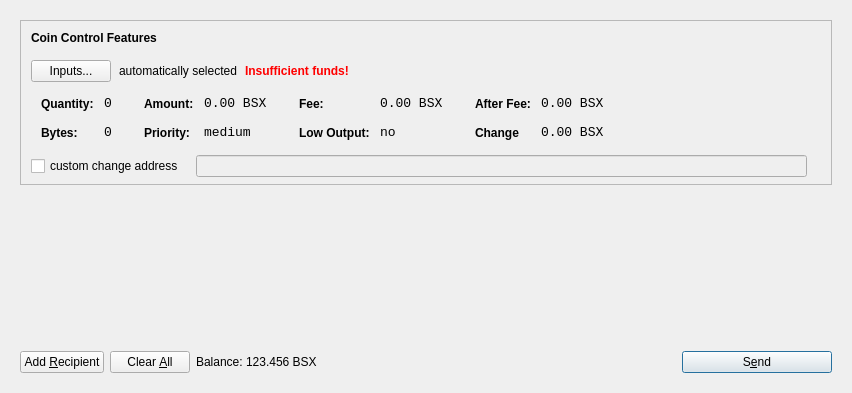
<?xml version="1.0" encoding="UTF-8"?>
<ui version="4.0">
 <class>SendCoinsDialog</class>
 <widget class="QDialog" name="SendCoinsDialog">
  <property name="geometry">
   <rect>
    <x>0</x>
    <y>0</y>
    <width>849</width>
    <height>393</height>
   </rect>
  </property>
  <property name="windowTitle">
   <string>Send Coins</string>
  </property>
  <layout class="QVBoxLayout" name="verticalLayout">
   <item>
    <widget class="QFrame" name="frameMain">
     <layout class="QVBoxLayout" name="verticalLayout_3">
      <item>
       <widget class="QFrame" name="frameCoinControl">
        <property name="sizePolicy">
         <sizepolicy hsizetype="Expanding" vsizetype="Expanding">
          <horstretch>0</horstretch>
          <verstretch>0</verstretch>
         </sizepolicy>
        </property>
        <property name="maximumSize">
         <size>
          <width>16777215</width>
          <height>16777215</height>
         </size>
        </property>
        <property name="frameShape">
         <enum>QFrame::StyledPanel</enum>
        </property>
        <property name="frameShadow">
         <enum>QFrame::Sunken</enum>
        </property>
        <layout class="QVBoxLayout" name="verticalLayoutCoinControl2">
         <property name="spacing">
          <number>6</number>
         </property>
         <property name="leftMargin">
          <number>0</number>
         </property>
         <property name="topMargin">
          <number>0</number>
         </property>
         <property name="rightMargin">
          <number>0</number>
         </property>
         <property name="bottomMargin">
          <number>6</number>
         </property>
         <item>
          <layout class="QVBoxLayout" name="verticalLayoutCoinControl" stretch="0,0,0,0,1">
           <property name="spacing">
            <number>0</number>
           </property>
           <property name="leftMargin">
            <number>10</number>
           </property>
           <property name="topMargin">
            <number>10</number>
           </property>
           <item>
            <layout class="QHBoxLayout" name="horizontalLayoutCoinControl1">
             <property name="bottomMargin">
              <number>15</number>
             </property>
             <item>
              <widget class="QLabel" name="labelCoinControlFeatures">
               <property name="sizePolicy">
                <sizepolicy hsizetype="Preferred" vsizetype="Maximum">
                 <horstretch>0</horstretch>
                 <verstretch>0</verstretch>
                </sizepolicy>
               </property>
               <property name="font">
                <font>
                 <weight>75</weight>
                 <bold>true</bold>
                </font>
               </property>
               <property name="styleSheet">
                <string notr="true">font-weight:bold;</string>
               </property>
               <property name="text">
                <string>Coin Control Features</string>
               </property>
              </widget>
             </item>
            </layout>
           </item>
           <item>
            <layout class="QHBoxLayout" name="horizontalLayoutCoinControl2" stretch="0,0,0,0">
             <property name="spacing">
              <number>8</number>
             </property>
             <property name="bottomMargin">
              <number>10</number>
             </property>
             <item>
              <widget class="QPushButton" name="pushButtonCoinControl">
               <property name="styleSheet">
                <string notr="true"/>
               </property>
               <property name="text">
                <string>Inputs...</string>
               </property>
              </widget>
             </item>
             <item>
              <widget class="QLabel" name="labelCoinControlAutomaticallySelected">
               <property name="text">
                <string>automatically selected</string>
               </property>
               <property name="margin">
                <number>5</number>
               </property>
              </widget>
             </item>
             <item>
              <widget class="QLabel" name="labelCoinControlInsuffFunds">
               <property name="font">
                <font>
                 <weight>75</weight>
                 <bold>true</bold>
                </font>
               </property>
               <property name="styleSheet">
                <string notr="true">color:red;font-weight:bold;</string>
               </property>
               <property name="text">
                <string>Insufficient funds!</string>
               </property>
               <property name="margin">
                <number>5</number>
               </property>
              </widget>
             </item>
             <item>
              <spacer name="horizontalSpacerCoinControl">
               <property name="orientation">
                <enum>Qt::Horizontal</enum>
               </property>
               <property name="sizeHint" stdset="0">
                <size>
                 <width>40</width>
                 <height>1</height>
                </size>
               </property>
              </spacer>
             </item>
            </layout>
           </item>
           <item>
            <widget class="QWidget" name="widgetCoinControl" native="true">
             <property name="sizePolicy">
              <sizepolicy hsizetype="Preferred" vsizetype="Preferred">
               <horstretch>0</horstretch>
               <verstretch>0</verstretch>
              </sizepolicy>
             </property>
             <property name="minimumSize">
              <size>
               <width>0</width>
               <height>0</height>
              </size>
             </property>
             <property name="styleSheet">
              <string notr="true"/>
             </property>
             <layout class="QHBoxLayout" name="horizontalLayoutCoinControl5">
              <property name="leftMargin">
               <number>0</number>
              </property>
              <property name="topMargin">
               <number>0</number>
              </property>
              <property name="rightMargin">
               <number>0</number>
              </property>
              <property name="bottomMargin">
               <number>0</number>
              </property>
              <item>
               <layout class="QHBoxLayout" name="horizontalLayoutCoinControl3" stretch="0,0,0,1">
                <property name="spacing">
                 <number>20</number>
                </property>
                <property name="topMargin">
                 <number>0</number>
                </property>
                <property name="bottomMargin">
                 <number>10</number>
                </property>
                <item>
                 <layout class="QFormLayout" name="formLayoutCoinControl1">
                  <property name="horizontalSpacing">
                   <number>10</number>
                  </property>
                  <property name="verticalSpacing">
                   <number>14</number>
                  </property>
                  <property name="leftMargin">
                   <number>10</number>
                  </property>
                  <property name="topMargin">
                   <number>4</number>
                  </property>
                  <property name="rightMargin">
                   <number>6</number>
                  </property>
                  <item row="0" column="0">
                   <widget class="QLabel" name="labelCoinControlQuantityText">
                    <property name="styleSheet">
                     <string notr="true">font-weight:bold;</string>
                    </property>
                    <property name="text">
                     <string>Quantity:</string>
                    </property>
                    <property name="margin">
                     <number>0</number>
                    </property>
                   </widget>
                  </item>
                  <item row="0" column="1">
                   <widget class="QLabel" name="labelCoinControlQuantity">
                    <property name="font">
                     <font>
                      <family>Monospace</family>
                      <pointsize>10</pointsize>
                     </font>
                    </property>
                    <property name="cursor">
                     <cursorShape>IBeamCursor</cursorShape>
                    </property>
                    <property name="contextMenuPolicy">
                     <enum>Qt::ActionsContextMenu</enum>
                    </property>
                    <property name="text">
                     <string>0</string>
                    </property>
                    <property name="margin">
                     <number>0</number>
                    </property>
                    <property name="textInteractionFlags">
                     <set>Qt::LinksAccessibleByMouse|Qt::TextSelectableByKeyboard|Qt::TextSelectableByMouse</set>
                    </property>
                   </widget>
                  </item>
                  <item row="1" column="0">
                   <widget class="QLabel" name="labelCoinControlBytesText">
                    <property name="styleSheet">
                     <string notr="true">font-weight:bold;</string>
                    </property>
                    <property name="text">
                     <string>Bytes:</string>
                    </property>
                   </widget>
                  </item>
                  <item row="1" column="1">
                   <widget class="QLabel" name="labelCoinControlBytes">
                    <property name="font">
                     <font>
                      <family>Monospace</family>
                      <pointsize>10</pointsize>
                     </font>
                    </property>
                    <property name="cursor">
                     <cursorShape>IBeamCursor</cursorShape>
                    </property>
                    <property name="contextMenuPolicy">
                     <enum>Qt::ActionsContextMenu</enum>
                    </property>
                    <property name="text">
                     <string>0</string>
                    </property>
                    <property name="textInteractionFlags">
                     <set>Qt::LinksAccessibleByMouse|Qt::TextSelectableByKeyboard|Qt::TextSelectableByMouse</set>
                    </property>
                   </widget>
                  </item>
                 </layout>
                </item>
                <item>
                 <layout class="QFormLayout" name="formLayoutCoinControl2">
                  <property name="horizontalSpacing">
                   <number>10</number>
                  </property>
                  <property name="verticalSpacing">
                   <number>14</number>
                  </property>
                  <property name="leftMargin">
                   <number>6</number>
                  </property>
                  <property name="topMargin">
                   <number>4</number>
                  </property>
                  <property name="rightMargin">
                   <number>6</number>
                  </property>
                  <item row="0" column="0">
                   <widget class="QLabel" name="labelCoinControlAmountText">
                    <property name="styleSheet">
                     <string notr="true">font-weight:bold;</string>
                    </property>
                    <property name="text">
                     <string>Amount:</string>
                    </property>
                    <property name="margin">
                     <number>0</number>
                    </property>
                   </widget>
                  </item>
                  <item row="0" column="1">
                   <widget class="QLabel" name="labelCoinControlAmount">
                    <property name="font">
                     <font>
                      <family>Monospace</family>
                      <pointsize>10</pointsize>
                     </font>
                    </property>
                    <property name="cursor">
                     <cursorShape>IBeamCursor</cursorShape>
                    </property>
                    <property name="contextMenuPolicy">
                     <enum>Qt::ActionsContextMenu</enum>
                    </property>
                    <property name="text">
                     <string>0.00 BSX</string>
                    </property>
                    <property name="textInteractionFlags">
                     <set>Qt::LinksAccessibleByMouse|Qt::TextSelectableByKeyboard|Qt::TextSelectableByMouse</set>
                    </property>
                   </widget>
                  </item>
                  <item row="1" column="0">
                   <widget class="QLabel" name="labelCoinControlPriorityText">
                    <property name="styleSheet">
                     <string notr="true">font-weight:bold;</string>
                    </property>
                    <property name="text">
                     <string>Priority:</string>
                    </property>
                   </widget>
                  </item>
                  <item row="1" column="1">
                   <widget class="QLabel" name="labelCoinControlPriority">
                    <property name="font">
                     <font>
                      <family>Monospace</family>
                      <pointsize>10</pointsize>
                     </font>
                    </property>
                    <property name="cursor">
                     <cursorShape>IBeamCursor</cursorShape>
                    </property>
                    <property name="contextMenuPolicy">
                     <enum>Qt::ActionsContextMenu</enum>
                    </property>
                    <property name="text">
                     <string>medium</string>
                    </property>
                    <property name="textInteractionFlags">
                     <set>Qt::LinksAccessibleByMouse|Qt::TextSelectableByKeyboard|Qt::TextSelectableByMouse</set>
                    </property>
                   </widget>
                  </item>
                 </layout>
                </item>
                <item>
                 <layout class="QFormLayout" name="formLayoutCoinControl3">
                  <property name="horizontalSpacing">
                   <number>10</number>
                  </property>
                  <property name="verticalSpacing">
                   <number>14</number>
                  </property>
                  <property name="leftMargin">
                   <number>6</number>
                  </property>
                  <property name="topMargin">
                   <number>4</number>
                  </property>
                  <property name="rightMargin">
                   <number>6</number>
                  </property>
                  <item row="0" column="0">
                   <widget class="QLabel" name="labelCoinControlFeeText">
                    <property name="styleSheet">
                     <string notr="true">font-weight:bold;</string>
                    </property>
                    <property name="text">
                     <string>Fee:</string>
                    </property>
                    <property name="margin">
                     <number>0</number>
                    </property>
                   </widget>
                  </item>
                  <item row="0" column="1">
                   <widget class="QLabel" name="labelCoinControlFee">
                    <property name="font">
                     <font>
                      <family>Monospace</family>
                      <pointsize>10</pointsize>
                     </font>
                    </property>
                    <property name="cursor">
                     <cursorShape>IBeamCursor</cursorShape>
                    </property>
                    <property name="contextMenuPolicy">
                     <enum>Qt::ActionsContextMenu</enum>
                    </property>
                    <property name="text">
                     <string>0.00 BSX</string>
                    </property>
                    <property name="textInteractionFlags">
                     <set>Qt::LinksAccessibleByMouse|Qt::TextSelectableByKeyboard|Qt::TextSelectableByMouse</set>
                    </property>
                   </widget>
                  </item>
                  <item row="1" column="0">
                   <widget class="QLabel" name="labelCoinControlLowOutputText">
                    <property name="styleSheet">
                     <string notr="true">font-weight:bold;</string>
                    </property>
                    <property name="text">
                     <string>Low Output:</string>
                    </property>
                   </widget>
                  </item>
                  <item row="1" column="1">
                   <widget class="QLabel" name="labelCoinControlLowOutput">
                    <property name="font">
                     <font>
                      <family>Monospace</family>
                      <pointsize>10</pointsize>
                     </font>
                    </property>
                    <property name="cursor">
                     <cursorShape>IBeamCursor</cursorShape>
                    </property>
                    <property name="contextMenuPolicy">
                     <enum>Qt::ActionsContextMenu</enum>
                    </property>
                    <property name="text">
                     <string>no</string>
                    </property>
                    <property name="textInteractionFlags">
                     <set>Qt::LinksAccessibleByMouse|Qt::TextSelectableByKeyboard|Qt::TextSelectableByMouse</set>
                    </property>
                   </widget>
                  </item>
                 </layout>
                </item>
                <item>
                 <layout class="QFormLayout" name="formLayoutCoinControl4">
                  <property name="horizontalSpacing">
                   <number>10</number>
                  </property>
                  <property name="verticalSpacing">
                   <number>14</number>
                  </property>
                  <property name="leftMargin">
                   <number>6</number>
                  </property>
                  <property name="topMargin">
                   <number>4</number>
                  </property>
                  <property name="rightMargin">
                   <number>6</number>
                  </property>
                  <item row="0" column="0">
                   <widget class="QLabel" name="labelCoinControlAfterFeeText">
                    <property name="styleSheet">
                     <string notr="true">font-weight:bold;</string>
                    </property>
                    <property name="text">
                     <string>After Fee:</string>
                    </property>
                    <property name="margin">
                     <number>0</number>
                    </property>
                   </widget>
                  </item>
                  <item row="0" column="1">
                   <widget class="QLabel" name="labelCoinControlAfterFee">
                    <property name="font">
                     <font>
                      <family>Monospace</family>
                      <pointsize>10</pointsize>
                     </font>
                    </property>
                    <property name="cursor">
                     <cursorShape>IBeamCursor</cursorShape>
                    </property>
                    <property name="contextMenuPolicy">
                     <enum>Qt::ActionsContextMenu</enum>
                    </property>
                    <property name="text">
                     <string>0.00 BSX</string>
                    </property>
                    <property name="textInteractionFlags">
                     <set>Qt::LinksAccessibleByMouse|Qt::TextSelectableByKeyboard|Qt::TextSelectableByMouse</set>
                    </property>
                   </widget>
                  </item>
                  <item row="1" column="0">
                   <widget class="QLabel" name="labelCoinControlChangeText">
                    <property name="styleSheet">
                     <string notr="true">font-weight:bold;</string>
                    </property>
                    <property name="text">
                     <string>Change</string>
                    </property>
                   </widget>
                  </item>
                  <item row="1" column="1">
                   <widget class="QLabel" name="labelCoinControlChange">
                    <property name="font">
                     <font>
                      <family>Monospace</family>
                      <pointsize>10</pointsize>
                     </font>
                    </property>
                    <property name="cursor">
                     <cursorShape>IBeamCursor</cursorShape>
                    </property>
                    <property name="contextMenuPolicy">
                     <enum>Qt::ActionsContextMenu</enum>
                    </property>
                    <property name="text">
                     <string>0.00 BSX</string>
                    </property>
                    <property name="textInteractionFlags">
                     <set>Qt::LinksAccessibleByMouse|Qt::TextSelectableByKeyboard|Qt::TextSelectableByMouse</set>
                    </property>
                   </widget>
                  </item>
                 </layout>
                </item>
               </layout>
              </item>
             </layout>
            </widget>
           </item>
           <item>
            <layout class="QHBoxLayout" name="horizontalLayoutCoinControl4" stretch="0,0,0">
             <property name="spacing">
              <number>12</number>
             </property>
             <property name="sizeConstraint">
              <enum>QLayout::SetDefaultConstraint</enum>
             </property>
             <property name="topMargin">
              <number>5</number>
             </property>
             <property name="rightMargin">
              <number>5</number>
             </property>
             <item>
              <widget class="QCheckBox" name="checkBoxCoinControlChange">
               <property name="text">
                <string>custom change address</string>
               </property>
              </widget>
             </item>
             <item>
              <widget class="QLineEdit" name="lineEditCoinControlChange">
               <property name="enabled">
                <bool>false</bool>
               </property>
               <property name="sizePolicy">
                <sizepolicy hsizetype="Expanding" vsizetype="Fixed">
                 <horstretch>0</horstretch>
                 <verstretch>0</verstretch>
                </sizepolicy>
               </property>
              </widget>
             </item>
             <item>
              <widget class="QLabel" name="labelCoinControlChangeLabel">
               <property name="sizePolicy">
                <sizepolicy hsizetype="Preferred" vsizetype="Expanding">
                 <horstretch>0</horstretch>
                 <verstretch>0</verstretch>
                </sizepolicy>
               </property>
               <property name="minimumSize">
                <size>
                 <width>0</width>
                 <height>0</height>
                </size>
               </property>
               <property name="text">
                <string/>
               </property>
               <property name="margin">
                <number>3</number>
               </property>
              </widget>
             </item>
            </layout>
           </item>
           <item>
            <spacer name="verticalSpacerCoinControl">
             <property name="orientation">
              <enum>Qt::Vertical</enum>
             </property>
             <property name="sizeHint" stdset="0">
              <size>
               <width>800</width>
               <height>1</height>
              </size>
             </property>
            </spacer>
           </item>
          </layout>
         </item>
        </layout>
       </widget>
      </item>
      <item>
       <widget class="QScrollArea" name="scrollArea">
        <property name="frameShape">
         <enum>QFrame::NoFrame</enum>
        </property>
        <property name="widgetResizable">
         <bool>true</bool>
        </property>
        <widget class="QWidget" name="scrollAreaWidgetContents">
         <property name="geometry">
          <rect>
           <x>0</x>
           <y>0</y>
           <width>813</width>
           <height>148</height>
          </rect>
         </property>
         <layout class="QVBoxLayout" name="verticalLayout_2">
          <property name="leftMargin">
           <number>0</number>
          </property>
          <property name="topMargin">
           <number>0</number>
          </property>
          <property name="rightMargin">
           <number>0</number>
          </property>
          <property name="bottomMargin">
           <number>0</number>
          </property>
          <item>
           <layout class="QVBoxLayout" name="entries">
            <property name="spacing">
             <number>6</number>
            </property>
           </layout>
          </item>
          <item>
           <spacer name="verticalSpacer">
            <property name="orientation">
             <enum>Qt::Vertical</enum>
            </property>
            <property name="sizeHint" stdset="0">
             <size>
              <width>20</width>
              <height>40</height>
             </size>
            </property>
           </spacer>
          </item>
         </layout>
        </widget>
       </widget>
      </item>
      <item>
       <layout class="QHBoxLayout" name="horizontalLayout">
        <item>
         <widget class="QPushButton" name="addButton">
          <property name="toolTip">
           <string>Send to multiple recipients at once</string>
          </property>
          <property name="text">
           <string>Add &amp;Recipient</string>
          </property>
          <property name="icon">
           <iconset resource="../bitspace.qrc">
            <normaloff>:/icons/add</normaloff>:/icons/add</iconset>
          </property>
          <property name="autoDefault">
           <bool>false</bool>
          </property>
         </widget>
        </item>
        <item>
         <widget class="QPushButton" name="clearButton">
          <property name="sizePolicy">
           <sizepolicy hsizetype="Minimum" vsizetype="Fixed">
            <horstretch>0</horstretch>
            <verstretch>0</verstretch>
           </sizepolicy>
          </property>
          <property name="toolTip">
           <string>Remove all transaction fields</string>
          </property>
          <property name="text">
           <string>Clear &amp;All</string>
          </property>
          <property name="icon">
           <iconset resource="../bitspace.qrc">
            <normaloff>:/icons/remove</normaloff>:/icons/remove</iconset>
          </property>
          <property name="autoRepeatDelay">
           <number>300</number>
          </property>
          <property name="autoDefault">
           <bool>false</bool>
          </property>
         </widget>
        </item>
        <item>
         <layout class="QHBoxLayout" name="horizontalLayout_2">
          <property name="spacing">
           <number>3</number>
          </property>
          <item>
           <widget class="QLabel" name="label">
            <property name="sizePolicy">
             <sizepolicy hsizetype="Preferred" vsizetype="Fixed">
              <horstretch>0</horstretch>
              <verstretch>0</verstretch>
             </sizepolicy>
            </property>
            <property name="text">
             <string>Balance:</string>
            </property>
           </widget>
          </item>
          <item>
           <widget class="QLabel" name="labelBalance">
            <property name="sizePolicy">
             <sizepolicy hsizetype="Preferred" vsizetype="Fixed">
              <horstretch>0</horstretch>
              <verstretch>0</verstretch>
             </sizepolicy>
            </property>
            <property name="cursor">
             <cursorShape>IBeamCursor</cursorShape>
            </property>
            <property name="text">
             <string>123.456 BSX</string>
            </property>
            <property name="textInteractionFlags">
             <set>Qt::LinksAccessibleByMouse|Qt::TextSelectableByKeyboard|Qt::TextSelectableByMouse</set>
            </property>
           </widget>
          </item>
         </layout>
        </item>
        <item>
         <spacer name="horizontalSpacer">
          <property name="orientation">
           <enum>Qt::Horizontal</enum>
          </property>
          <property name="sizeHint" stdset="0">
           <size>
            <width>40</width>
            <height>20</height>
           </size>
          </property>
         </spacer>
        </item>
        <item>
         <widget class="QPushButton" name="sendButton">
          <property name="minimumSize">
           <size>
            <width>150</width>
            <height>0</height>
           </size>
          </property>
          <property name="toolTip">
           <string>Confirm the send action</string>
          </property>
          <property name="text">
           <string>S&amp;end</string>
          </property>
          <property name="icon">
           <iconset resource="../bitspace.qrc">
            <normaloff>:/icons/send</normaloff>:/icons/send</iconset>
          </property>
          <property name="default">
           <bool>true</bool>
          </property>
         </widget>
        </item>
       </layout>
      </item>
     </layout>
     <zorder>scrollArea</zorder>
     <zorder>frameCoinControl</zorder>
     <zorder></zorder>
    </widget>
   </item>
  </layout>
 </widget>
 <resources>
  <include location="../bitspace.qrc"/>
 </resources>
 <connections/>
</ui>
